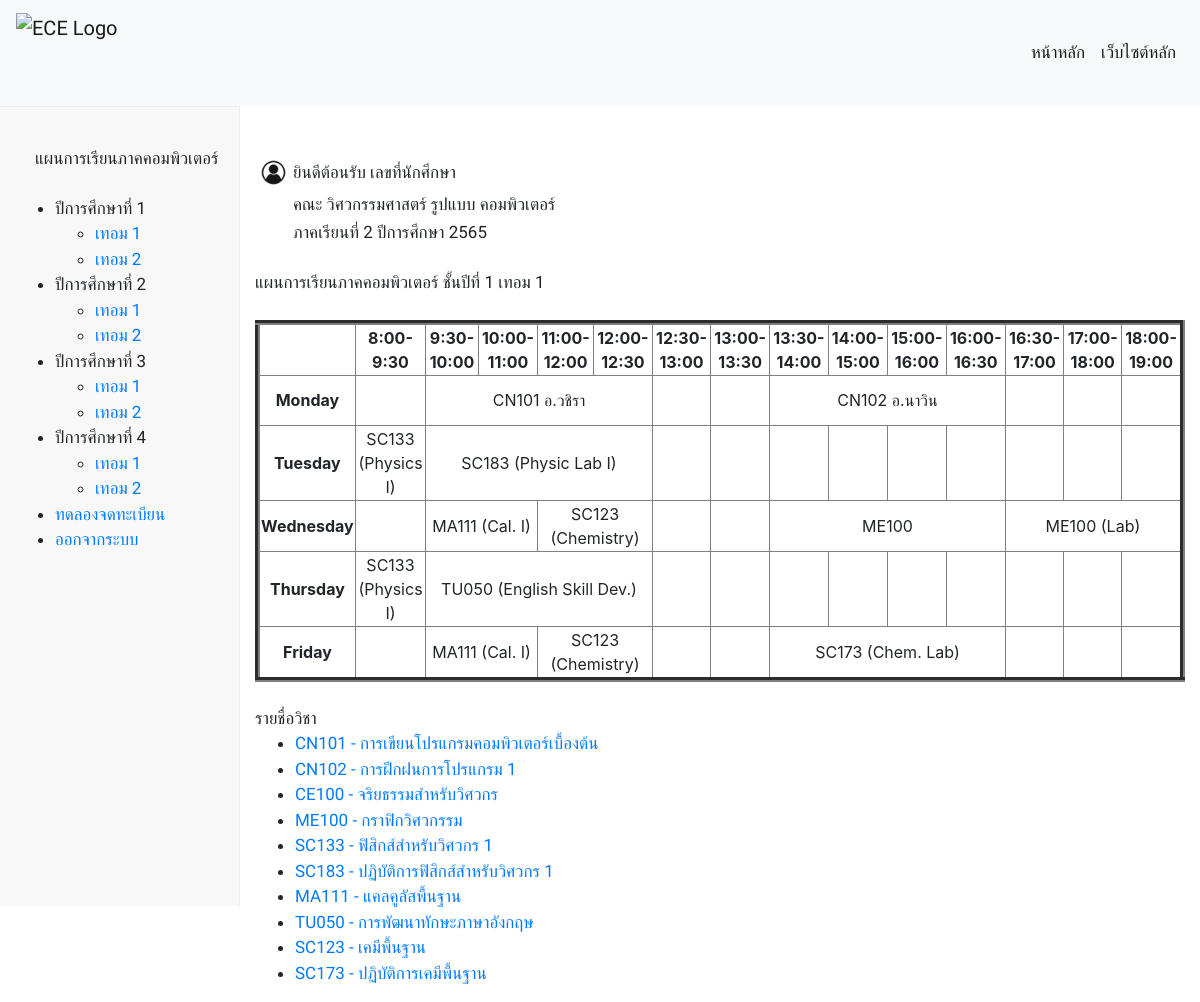
Page /one_termone/ on the committed database.
### database/models.py (models this page shows, shortened)
class Subject(models.Model):
    S_id = models.CharField(max_length=25)
    S_name = models.CharField(max_length=50)
    S_credits = models.FloatField()
    S_detail = models.TextField()
    S_teacher = models.ForeignKey(Person, on_delete=models.CASCADE)
    pre_id = models.ManyToManyField(
        'self', blank=True, symmetrical=False, related_name='presub')
    post_id = models.ManyToManyField(
        'self', blank=True, symmetrical=False, related_name='postsub')
    same_id = models.ManyToManyField(
        'self', blank=True, symmetrical=False, related_name='samesub')
    term = models.CharField(max_length=25,null=True, blank=True,)

### subjectenroller/views.py (the view)
# urls.py: path('one_termone/', views.one_termone , name="one_termone"),
def one_termone(request):
    skills = Skill.objects.all()
    subject = Subject.objects.all()
    context = {'skills': skills,'subject': subject,}
    return render(request, 'subjectenroller/one_termone.html', context)

### subjectenroller/templates/subjectenroller/one_termone.html (shortened to what this page needs)
{% extends "subjectenroller/layout.html" %}
{% load static %}
{% block body %}
    <br>
    <br>
    <div style="display: flex; flex-direction: column;">
        <div class="container">
            <div class="row">
              <div class="col-auto">
                <table style="width:100%">
                    <tr>
                        <th><img src="/static/image/user.jpg" alt="userlogo" width="35" height="35"></th>
                        <td><a>ยินดีต้อนรับ {{ request.session.name }}  เลขที่นักศึกษา {{ request.session.user_id }}</a></td>
                    </tr>
                    <tr>
                        <td></td>
                        <td><a>คณะ วิศวกรรมศาสตร์ รูปแบบ คอมพิวเตอร์</a></td>
                    </tr>
                    <tr>
                        <td></td>
                        <td><a>ภาคเรียนที่ 2 ปีการศึกษา 2565</a></td>
                    </tr>
                </table>
              </div>
              <div class="col-auto">
              </div>
            </div>
            <br>
            <a>แผนการเรียนภาคคอมพิวเตอร์  ชั้นปีที่ 1 เทอม 1</a>
            <br>
            <br>
            <table border="5" cellspacing="0" align="center">
                <tr>
                    <td align="center" height="50"
                        width="100"><br>
                    </td>
                    <td align="center" height="50"
                        width="100">
                        <b>8:00-9:30</b>
                    </td>
                    <td align="center" height="50"
                        width="100">
                        <b>9:30-10:00</b>
                    </td>
                    <td align="center" height="50"
                        width="100">
                        <b>10:00-11:00</b>
                    </td>
                    <td align="center" height="50"
                        width="100">
                        <b>11:00-12:00</b>
                    </td>
                    <td align="center" height="50"
                        width="100">
                        <b>12:00-12:30</b>
                    </td>
                    <td align="center" height="50"
                        width="100">
                        <b>12:30-13:00</b>
                    </td>
                    <td align="center" height="50"
                        width="100">
                        <b>13:00-13:30</b>
                    </td>
                    <td align="center" height="50"
                        width="100">
                        <b>13:30-14:00</b>
                    </td>
                    <td align="center" height="50"
                        width="100">
                        <b>14:00-15:00</b>
                    </td>
                    <td align="center" height="50"
                        width="100">
                        <b>15:00-16:00</b>
                    </td>
                    <td align="center" height="50"
                        width="100">
                        <b>16:00-16:30</b>
                    </td>
                    <td align="center" height="50"
                        width="100">
                        <b>16:30-17:00</b>
                    </td>
                    <td align="center" height="50"
                        width="100">
                        <b>17:00-18:00</b>
                    </td>
                    <td align="center" height="50"
                        width="100">
                        <b>18:00-19:00</b>
                    </td>
                </tr>
                <tr>
                    <td align="center" height="50">
                        <b>Monday</b></td>
                    <td align="center" height="50"></td>
                    <td colspan="4" align="center" height="50">CN101 อ.วชิรา</td>
                    <td align="center" height="50"></td>
                    <td align="center" height="50"></td>
                    <td colspan="4" align="center" height="50">CN102 อ.นาวิน</td>
                    <td align="center" height="50"></td>
                    <td align="center" height="50"></td>
                    <td align="center" height="50"></td>
                </tr>
                <tr>
                    <td align="center" height="50">
                        <b>Tuesday</b>
                    </td>
                    <td align="center" height="50">SC133 (Physics I)</td>
                    <td colspan="4" align="center" height="50">SC183 (Physic Lab I)</td>
                    <td align="center" height="50"></td>
                    <td align="center" height="50"></td>
                    <td align="center" height="50"></td>
                    <td align="center" height="50"></td>
                    <td align="center" height="50"></td>
                    <td align="center" height="50"></td>
                    <td align="center" height="50"></td>
                    <td align="center" height="50"></td>
                    <td align="center" height="50"></td>
                </tr>
                <tr>
                    <td align="center" height="50">
                        <b>Wednesday</b>
                    </td>
                    <td align="center" height="50"></td>
                    <td colspan="2" align="center" height="50">MA111 (Cal. I)</td>
                    <td colspan="2" align="center" height="50">SC123 (Chemistry)</td>
                    <td align="center" height="50"></td>
                    <td align="center" height="50"></td>
                    <td colspan="4" align="center" height="50">ME100</td>
                    <td colspan="3" align="center"
                        height="50">ME100 (Lab)
                    </td>
                </tr>
                <tr>
                    <td align="center" height="50">
                        <b>Thursday</b>
                    </td>
                    <td align="center" height="50">SC133 (Physics I)</td>
                    <td colspan="4" align="center" height="50">TU050 (English Skill Dev.)</td>
                    <td align="center" height="50"></td>
                    <td align="center" height="50"></td>
                    <td align="center" height="50"></td>
                    <td align="center" height="50"></td>
                    <td align="center" height="50"></td>
                    <td align="center" height="50"></td>
                    <td align="center" height="50"></td>
                    <td align="center" height="50"></td>
                    <td align="center" height="50"></td>
                </tr>
                <tr>
                    <td align="center" height="50">
                        <b>Friday</b>
                    </td>
                    <td align="center" height="50"></td>
                    <td colspan="2" align="center" height="50">MA111 (Cal. I)</td>
                    <td colspan="2" align="center" height="50">SC123 (Chemistry)</td>
                    <td align="center" height="50"></td>
                    <td align="center" height="50"></td>
                    <td colspan="4" align="center" height="50">SC173 (Chem. Lab)
                    </td>
                    <td align="center" height="50"></td>
                    <td align="center" height="50"></td>
                    <td align="center" height="50"></td>
                </tr>
            </table>
        <br>
        <a>รายชื่อวิชา</a>
        <ul>
          {% for subject in subject %}
            {% if subject.term == '11' %}
            <li><a href="{% url 'detail' subject.S_id %}">{{ subject.S_id }} - {{ subject.S_name }}</a></li>
            {% endif %}
          {% endfor %}
        </ul>
{% endblock %}

### static/css/styles.css (style rules this page uses)
a { color: white; font-family: 'Prompt', sans-serif; font-size: 17px; position: relative; }

### rows in the picture
Subject: S_id "CN101", S_name "การเขียนโปรแกรมคอมพิวเตอร์เบื้องต้น"
Subject: S_id "CN102", S_name "การฝึกฝนการโปรแกรม 1"
Subject: S_id "CE100", S_name "จริยธรรมสำหรับวิศวกร"
Subject: S_id "ME100", S_name "กราฟิกวิศวกรรม"
Subject: S_id "SC133", S_name "ฟิสิกส์สำหรับวิศวกร 1"
Subject: S_id "SC183", S_name "ปฏิบัติการฟิสิกส์สำหรับวิศวกร 1"
Subject: S_id "MA111", S_name "แคลคูลัสพื้นฐาน"
Subject: S_id "TU050", S_name "การพัฒนาทักษะภาษาอังกฤษ"
Subject: S_id "SC123", S_name "เคมีพื้นฐาน"
Subject: S_id "SC173", S_name "ปฏิบัติการเคมีพื้นฐาน"
